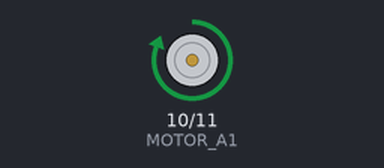
Bench run of a sketch on a simulated Arduino Uno, built with avr-gcc and run on an emulated ATmega328P. Shown: motor-driver pin pairs drawn as motors (green arrow = first pin HIGH = forward, orange = second pin HIGH = backward, longer = more drive).

Above: at 0.1 s.
Timing chart, 0 to 1.6 s (numbered marks = the images above):
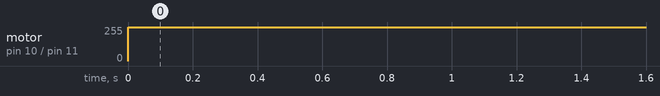

The sketch:

ex02-1.ino
```cpp
/*
 * In this exercise a function should be implemented which is
 * able to control the motors of the of the robot. Basic controlling,
 * e.g. forward and backward movement.
 *
 * Every motor has 2 Motor Signals. The movement for a given Motor A
 * is stated as follows:
 *
 * A1 = 0, A2 = 0 => STOP
 * A1 = 0, A2 = 1 => FORWARD
 * A1 = 1, A2 = 0 => BACKWARD
 *
 *
 * @author Ativelox {@literal ativelox.dev@web.de}
 *
 */

/**
 * A constant holding the number of the pin associated with the first motor signal.
 */
const uint8_t MOTOR_A1 = 10;

/**
 * A constant holding the number of the pin associated with the second motor signal.
 */
const uint8_t MOTOR_A2 = 11;

/**
 * The wait per cycle in ms.
 */
const uint8_t WAIT_PER_CYCLE_MS = 100;

/*
 * This method gets called once, before the update cycle starts ticking.
 */
void setup(){
  // Set the individual Motor-Signals to behave as outputs.
  pinMode(MOTOR_A1, OUTPUT);
  pinMode(MOTOR_A2, OUTPUT);

}

/*
 * The main-loop of this program. Gets repeatedly called without delay.
 *
 * @see ex02-1#setMotorSpeed(boolean)
 * @see ex02-1#stopMotor()
 */
void loop(){
  stopMotor();

  setMotorSpeed(true);

  delay(WAIT_PER_CYCLE_MS);
}

/**
 * Makes the motor stop, by writing a logic 0 to both motor signals as specified in
 * {@link ex02-1#MOTOR_A1} and {@link ex01-1#MOTOR_A2}.
 */
void stopMotor(){
  digitalWrite(MOTOR_A1, LOW);
  digitalWrite(MOTOR_A2, LOW);

}

/**
 * Controls the motor signals specified in {@link ex02-1#MOTOR_A1}
 * and {@link ex01-1#MOTOR_A2}. If the given boolean is true
 * the motor will move forward, otherwise backwards.
 *
 * @param mForward
 *            A boolean determining the direction the motor will move to.
 */
void setMotorSpeed(const boolean mForward){
  if(mForward){
    digitalWrite(MOTOR_A2, LOW);
    digitalWrite(MOTOR_A1, HIGH);
    return;

  }
  digitalWrite(MOTOR_A2, HIGH);
  digitalWrite(MOTOR_A1, LOW);

}
```

Measured:
- by itself, motor on pin 10 (MOTOR_A1) / pin 11 (MOTOR_A2): stopped → forward 255/255 at 0.00 s
